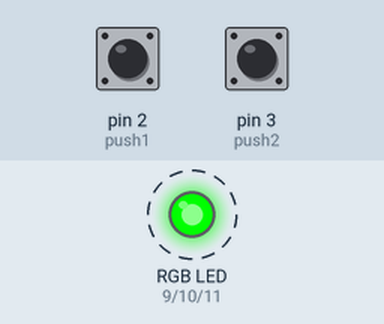
This sketch was run on a simulated Arduino Uno, built with avr-gcc and run on an emulated ATmega328P. On the bench: an RGB LED mixed from three pins (HIGH = lit). Dashed ring = blinking. The inputs (shaded band) are chosen by the test bench; at power-on: pin 2 (push1) HIGH, pin 3 (push2) HIGH.

Above: at 3.8 s.
3.9 s: pin 2 (push1) pulled LOW for 1.8 s
At 4.9 s:
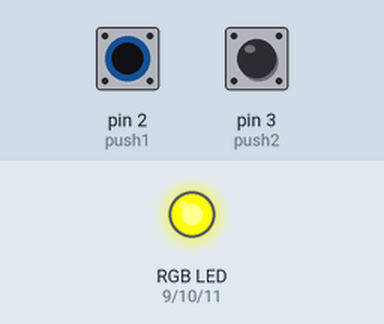
7.4 s: pin 3 (push2) pulled LOW for 1.8 s
At 8.95 s:
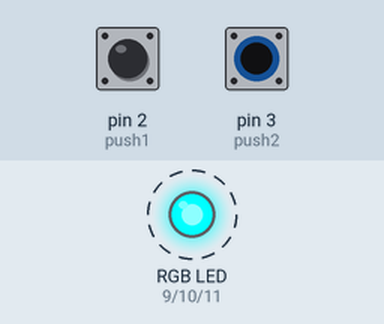
10.9 s: pin 3 (push2) pulled LOW for 3.2 s
15.6 s: pin 2 (push1) pulled LOW for 3.2 s
20.3 s: pin 2 (push1) driven LOW and pin 3 (push2) driven LOW
At 21.7 s:
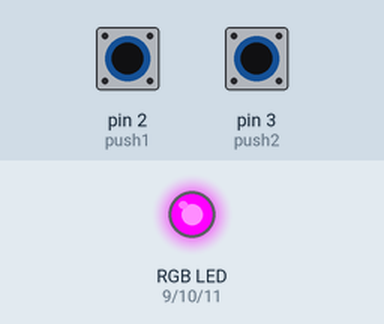
Timing chart, 0 to 23.3 s (numbered marks = the images above; inputs shaded):
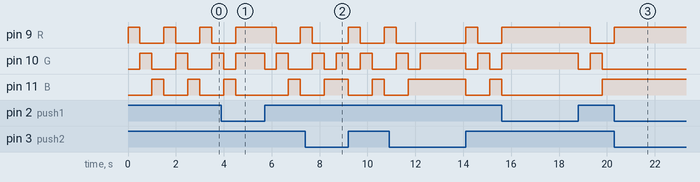

The sketch:

LED_RGB.ino
```cpp
/*
Fundacion Kinal
Centro Educativo Tecnico Laboral
Electronica
Grado: Quinto
Seccion: A
Cuerso: Taller de Electronica Digital y Reparacion de
Computadoras I
Nombre: Jose Sebastian Bocaletti Aguilar
Carnet: 2022235
*/
#define R 9
#define G 10
#define B 11

#define push1 2
#define push2 3

void setup() {
  pinMode(R, OUTPUT);
  pinMode(G, OUTPUT);
  pinMode(B, OUTPUT);

  pinMode(push1, INPUT_PULLUP);
  pinMode(push2, INPUT_PULLUP);
}

void loop() {
  bool estado_de_boton1 = digitalRead(push1);
  bool estado_de_boton2 = digitalRead(push2);

  if (!estado_de_boton1 && estado_de_boton2) {
    digitalWrite(R, HIGH);
    digitalWrite(G, HIGH);
    digitalWrite(B, LOW);
  }

  else if (estado_de_boton1 && !estado_de_boton2) {
    digitalWrite(R, LOW);
    digitalWrite(G, HIGH);
    digitalWrite(B, HIGH);
  }

  else if (!estado_de_boton1 && !estado_de_boton2) {
    digitalWrite(R, HIGH);
    digitalWrite(G, LOW);
    digitalWrite(B, HIGH);
  }

  else {
    digitalWrite(R, HIGH);
    digitalWrite(G, LOW);
    digitalWrite(B, LOW);
    delay(500);

    digitalWrite(R, LOW);
    digitalWrite(G, HIGH);
    digitalWrite(B, LOW);
    delay(500);

    digitalWrite(R, LOW);
    digitalWrite(G, LOW);
    digitalWrite(B, HIGH);
    delay(500);
  }
}
```

Measured:
- after the input at 3.9 s, pin 11 (B): LOW → HIGH after 2.8 s, → LOW 0.50 s later
- after the input at 7.4 s, pin 10 (G): alternates HIGH for 0.50 s and LOW for 0.50 s, starting after 1.3 s
- after the input at 20.3 s, pin 9 (R): goes on until 20.3 s, then stays HIGH; pin 10 (G): stops changing and stays LOW; pin 11 (B): stops changing and stays HIGH
- by itself, pin 10 (G), pin 11 (B): alternates HIGH for 0.50 s and LOW for 1.0 s
